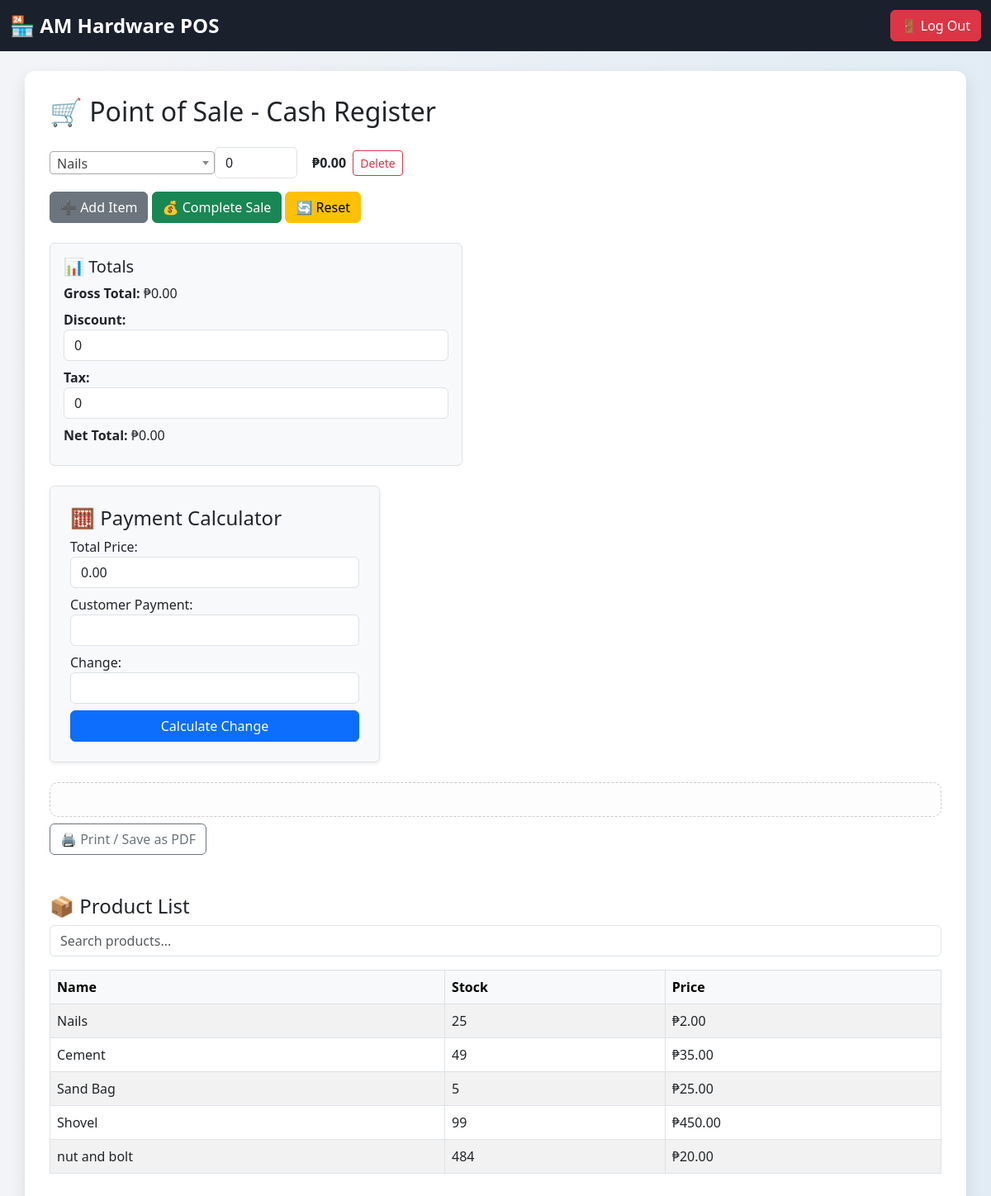
Before: /pos/ (signed in) with the older database file.
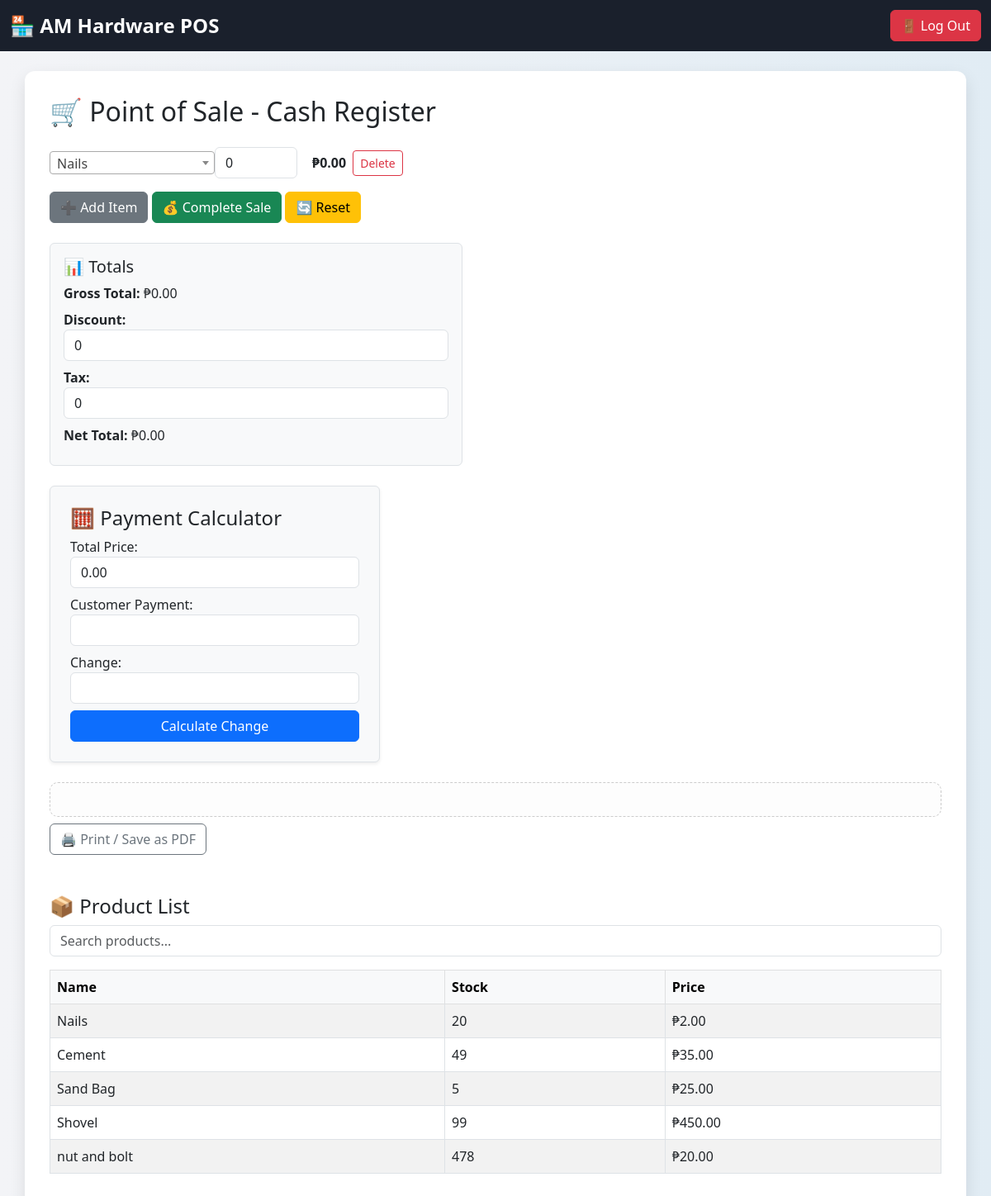
After: the same page with the newer database file.
### core/models.py (models this page shows, shortened)
class Product(models.Model):
    name = models.CharField(max_length=100)
    description = models.TextField(blank=True)
    stock = models.PositiveIntegerField(default=0)
    price = models.DecimalField(max_digits=10, decimal_places=2)
    low_stock_threshold = models.PositiveIntegerField(default=5)
    low_stock_threshold = models.IntegerField(default=5
                                              )

### core/views.py (the view, shortened to what this page needs)
# urls.py: path('pos/', views.pos_view, name='pos_view'),
@user_passes_test(is_cashier)
@login_required
def pos_view(request):
    formset = POSFormSet(request.POST or None)
    return render(request, 'core/pos.html', {
        'formset': formset,
        'products': Product.objects.all(),
        'empty_form': formset.empty_form,
    })

### core/forms.py
class POSItemForm(forms.Form):
    product = forms.ModelChoiceField(
        queryset=Product.objects.all(),
        widget=forms.Select(attrs={'class': 'product-select'})
    )
    quantity = forms.IntegerField(
        min_value=1,
        widget=forms.NumberInput(attrs={'class': 'qty-input'})
    )

### core/views.py (called while the page is built)
def is_cashier(user):
    return user.groups.filter(name='Cashier').exists() or user.is_superuser

### core/templates/core/pos.html (shortened to what this page needs)
<!DOCTYPE html>
<html>
<head>
    <link href="https://cdn.jsdelivr.net/npm/bootstrap@5.3.0/dist/css/bootstrap.min.css" rel="stylesheet">
    <link href="https://cdn.jsdelivr.net/npm/select2@4.1.0-rc.0/dist/css/select2.min.css" rel="stylesheet" />
</head>
<body>
<nav class="navbar navbar-expand-lg navbar-dark mb-4">
    <div class="container-fluid">
        <span class="navbar-brand logo-text">🏪 AM Hardware POS</span>
        <div class="d-flex">
            <form method="POST" action="{% url 'logout' %}">
                <button type="submit" class="btn btn-danger">🚪 Log Out</button>
            </form>
        </div>
    </div>
</nav>
<div class="container">
    <h2 class="mb-4">🛒 Point of Sale - Cash Register</h2>
    <form action="{% url 'pos_view' %}" method="post">
        <div id="form-list">
            {% for form in formset %}
            <div class="form-row d-flex align-items-center">
                <input type="number" name="form-{{ forloop.counter0 }}-quantity" class="form-control qty-input me-2" min="1" value="0" style="width:100px;">
                <span class="item-total me-2">₱0.00</span>
                <button type="button" class="btn btn-outline-danger btn-sm" onclick="removeForm(this)">Delete</button>
            </div>
            {% endfor %}
        </div>
        <div class="mt-3">
            <button type="button" class="btn btn-secondary" onclick="addForm()">➕ Add Item</button>
            <button type="submit" class="btn btn-success" id="complete-sale-btn">💰 Complete Sale</button>
            <button type="button" class="btn btn-warning" onclick="resetForm()">🔄 Reset</button>
        </div>
    </form>
    <div class="mt-4 p-3 bg-light border rounded" style="max-width: 500px;">
        <h5>📊 Totals</h5>
        <div class="mb-2"><strong>Gross Total:</strong> ₱<span id="gross-total">0.00</span></div>
        <div class="mb-2">
            <label for="discount"><strong>Discount:</strong></label>
            <input type="number" id="discount" value="0" class="form-control" onchange="calculateTotal()">
        </div>
        <div class="mb-2">
            <label for="tax"><strong>Tax:</strong></label>
            <input type="number" id="tax" value="0" class="form-control" onchange="calculateTotal()">
        </div>
        <div class="mb-2"><strong>Net Total:</strong> ₱<span id="net-total">0.00</span></div>
    </div>
    <div class="mt-4 p-4 border rounded shadow-sm bg-light" style="max-width: 400px;">
        <h4>🧮 Payment Calculator</h4>
        <label>Total Price:</label>
        <input type="text" id="total_price" readonly class="form-control mb-2">
        <label>Customer Payment:</label>
        <input type="number" id="customer_payment" class="form-control mb-2">
        <label>Change:</label>
        <input type="text" id="change_output" readonly class="form-control mb-2">
        <button type="button" onclick="calculateChange()" class="btn btn-primary w-100">Calculate Change</button>
    </div>
    <div id="receipt" class="receipt-area mt-4"></div>
    <button onclick="printReceipt()" class="btn btn-outline-secondary mt-2">🖨️ Print / Save as PDF</button>
    <div class="mt-5">
        <h4>📦 Product List</h4>
        <input type="text" id="productSearch" class="form-control mb-3" placeholder="Search products...">
        <table class="table table-bordered table-striped">
            <thead class="table-light">
                <tr><th>Name</th><th>Stock</th><th>Price</th></tr>
            </thead>
            <tbody id="productTable">
                {% for product in products %}
                <tr>
                    <td>{{ product.name }}</td>
                    <td>{{ product.stock }}</td>
                    <td>₱{{ product.price }}</td>
                </tr>
                {% endfor %}
            </tbody>
        </table>
    </div>
</div>
</body>
</html>

### core/templates/core/pos.html (style rules this page uses)
body { background: linear-gradient(to right, #f3f4f7, #e1ecf4); font-family: 'Segoe UI', sans-serif; }
.navbar { background-color: #1a202c; }
.logo-text { font-weight: bold; font-size: 1.5em; }
.container { background-color: #ffffff; padding: 30px; border-radius: 12px; box-shadow: 0 8px 20px rgba(0,0,0,0.1); }
.form-row { margin-bottom: 10px; }
.item-total { font-weight: bold; margin-left: 10px; }
.receipt-area { background: #fdfdfd; padding: 20px; border: 1px dashed #ccc; border-radius: 10px; }

Changed rows visible on the page:
changed Product "Nails": stock "25" → "20"
changed Product "nut and bolt": stock "484" → "478"
